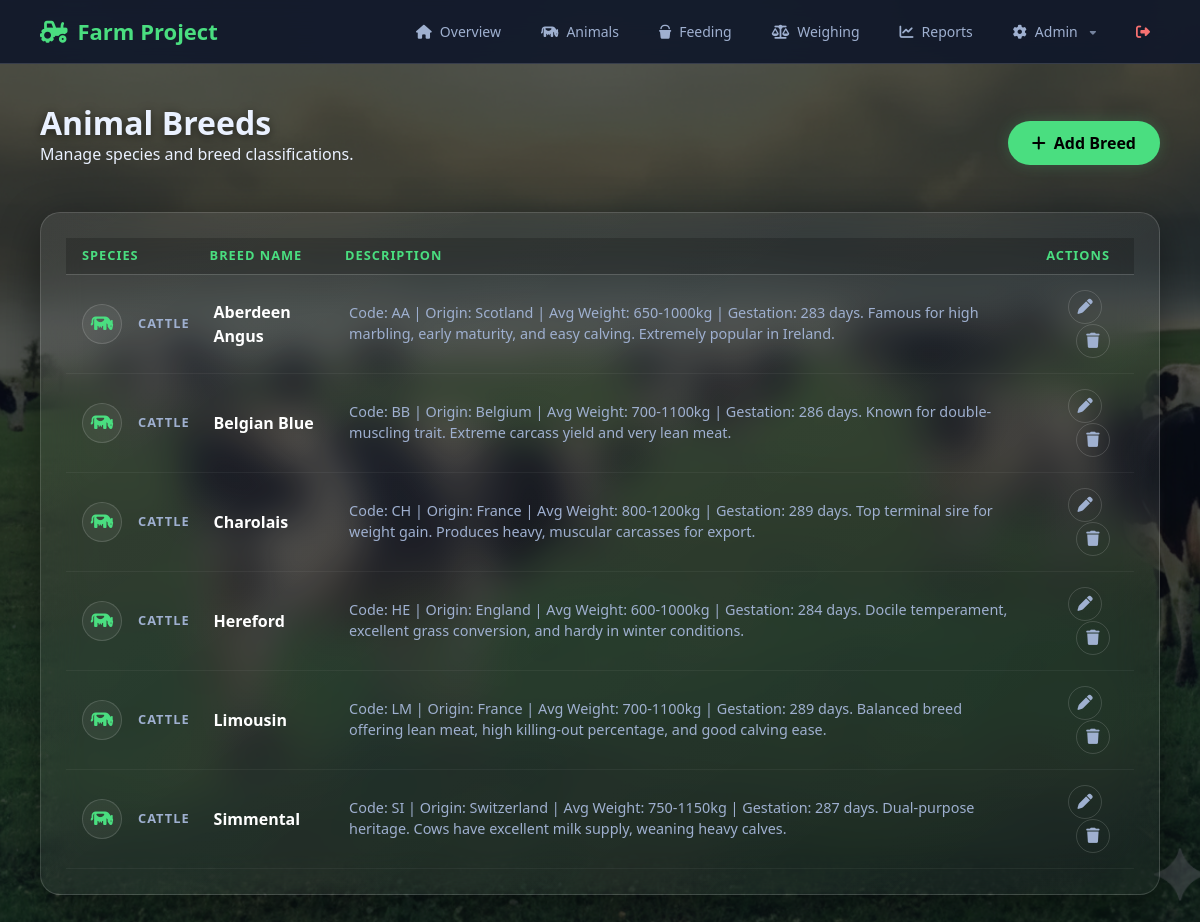
Screenshot of /breeds.php (signed in) with the database file from the repository.
### tables this page shows
CREATE TABLE `animal_types` (
  `type_id` int(11) NOT NULL,
  `species` enum('cattle','sheep','goat','pig','horse','other') NOT NULL DEFAULT 'cattle',
  `breed` varchar(100) NOT NULL,
  `description` text DEFAULT NULL
);

### breeds.php (the view, shortened to what this page needs)
<?php
require_once 'config.php';
?>
<!DOCTYPE html>
<html lang="en">
<head>
    <link href="https://cdn.jsdelivr.net/npm/bootstrap@5.3.0/dist/css/bootstrap.min.css" rel="stylesheet">
    <link href="https://cdnjs.cloudflare.com/ajax/libs/font-awesome/6.5.1/css/all.min.css" rel="stylesheet">
</head>
<body>
<header class="topbar">
    <a href="dashboard.php" class="brand"><i class="fa-solid fa-tractor"></i> Farm Project</a>
    <nav class="menu">
        <a href="dashboard.php" class="nav-link"><i class="fa-solid fa-house"></i> Overview</a>
        <a href="animal.php" class="nav-link"><i class="fa-solid fa-cow"></i> Animals</a>
        <a href="feeding.php" class="nav-link"><i class="fa-solid fa-bucket"></i> Feeding</a>
        <a href="weighing.php" class="nav-link"><i class="fa-solid fa-scale-balanced"></i> Weighing</a>
        <a href="reports.php" class="nav-link"><i class="fa-solid fa-chart-line"></i> Reports</a>
        <div class="dropdown">
            <button class="dropbtn">
                <i class="fa-solid fa-gear"></i> Admin <i class="fa-solid fa-caret-down" style="font-size:10px; margin-left:4px; opacity: 0.7;"></i>
            </button>
        </div>
        <a href="dashboard.php?logout=true" class="nav-link" style="color:#f87171 !important" title="Exit"><i class="fa-solid fa-right-from-bracket"></i></a>
    </nav>
</header>
<main class="main">
    <div class="page-header">
        <div>
            <h2>Animal Breeds</h2>
            <p>Manage species and breed classifications.</p>
        </div>
        <button class="btn btn-primary" onclick="openModal('new')">
            <i class="fa-solid fa-plus me-2"></i>Add Breed
        </button>
    </div>
    <div class="custom-card">
        <div class="table-responsive">
            <table class="table table-hover align-middle mb-0">
                <thead>
                    <tr>
                        <th class="ps-3">Species</th>
                        <th>Breed Name</th>
                        <th>Description</th>
                        <th class="text-end pe-4">Actions</th>
                    </tr>
                </thead>
                <tbody>
                    <?php
                    $result = $conn->query("SELECT * FROM animal_types ORDER BY species, breed");
                    if ($result && $result->num_rows > 0):
                        while($row = $result->fetch_assoc()):
                            $icon = 'fa-paw';
                            switch($row['species']) {
                                case 'cattle': $icon = 'fa-cow'; break;
                            }
                    ?>
                    <tr>
                        <td class="ps-3">
                            <div class="d-flex align-items-center gap-3">
                                <div class="species-badge"><i class="fa-solid <?= $icon ?>"></i></div>
                                <span style="text-transform:uppercase; font-weight:600; letter-spacing:1px; color:var(--muted); font-size:0.8rem;">
                                    <?= htmlspecialchars($row['species']) ?>
                                </span>
                            </div>
                        </td>
                        <td>
                            <div class="fw-bold text-white fs-6"><?= htmlspecialchars($row['breed']) ?></div>
                        </td>
                        <td>
                            <div style="color: var(--muted); font-size: 0.9rem; line-height: 1.4;">
                                <?= htmlspecialchars($row['description']) ?>
                            </div>
                        </td>
                        <td class="text-end pe-4">
                            <button class="action-btn me-2" onclick='openModal("edit", <?= json_encode($row) ?>)' title="Edit">
                                <i class="fa-solid fa-pen"></i>
                            </button>
                            <a href="?delete=<?= $row['type_id'] ?>" class="action-btn delete" onclick="return confirm('Delete this breed?');" title="Delete">
                                <i class="fa-solid fa-trash"></i>
                            </a>
                        </td>
                    </tr>
                    <?php endwhile;
                    else: ?>
                    <tr><td colspan="4" class="text-center py-5 text-muted">No breeds found.</td></tr>
                    <?php endif; ?>
                </tbody>
            </table>
        </div>
    </div>
</main>
</body>
</html>

### breeds.php (style rules this page uses)
:root { --brand: #4ade80; --bg-dark: #05070a; --panel: rgba(20, 26, 38, 0.85); --border: rgba(255, 255, 255, 0.15); --text: #eaf1ff; --muted: #9fb0d0; --input-bg: rgba(0, 0, 0, 0.4); }
body { background-color: var(--bg-dark); background-image: url('assets/img/dowloag.png'); background-size: cover; background-position: center; background-attachment: fixed; color: var(--text); font-family: "Segoe UI", sans-serif; overflow-x: hidden; }
body::before { content: ""; position: fixed; top: 0; left: 0; width: 100%; height: 100%; background: rgba(10, 15, 25, 0.7); z-index: -1; }
.topbar { background: rgba(15, 23, 42, 0.9); padding: 0 40px; height: 64px; display: flex; justify-content: space-between; align-items: center; border-bottom: 1px solid var(--border); backdrop-filter: blur(15px); position: sticky; top: 0; z-index: 1000; }
.brand { font-size: 22px; font-weight: 700; color: var(--brand); display:flex; gap:10px; align-items:center; text-decoration: none; }
.menu { display:flex; gap:20px; align-items:center; height: 100%; }
.menu a.nav-link { color: var(--muted); text-decoration:none; display:flex; gap:8px; align-items:center; font-size:14px; transition:.2s; height: 100%; padding: 0 10px; }
.dropdown { position: relative; display: flex; align-items: center; height: 100%; }
.dropbtn { background: transparent; color: var(--muted); font-size: 14px; border: none; cursor: pointer; display: flex; align-items: center; gap: 8px; font-family: inherit; transition: .2s; padding: 0 10px; height: 100%; }
.main { padding: 40px; min-height: calc(100vh - 64px); max-width: 1300px; margin: 0 auto; }
.page-header { display: flex; justify-content: space-between; align-items: center; margin-bottom: 30px; }
.page-header h2 { font-size: 32px; font-weight: 700; margin: 0; text-shadow: 0 2px 10px rgba(0,0,0,0.5); }
.custom-card { background: linear-gradient(145deg, rgba(255,255,255,0.08) 0%, rgba(255,255,255,0.03) 100%); backdrop-filter: blur(20px); border: 1px solid var(--border); border-radius: 20px; padding: 25px; box-shadow: 0 10px 40px rgba(0,0,0,0.4); }
.table { --bs-table-bg: transparent; --bs-table-color: var(--text); --bs-table-border-color: var(--border); margin-bottom: 0; }
.table thead th { border-bottom: 1px solid var(--border); color: var(--brand); font-weight: 700; text-transform: uppercase; font-size: 0.8rem; background: rgba(0,0,0,0.2); letter-spacing: 1px; }
.table tbody td { vertical-align: middle; border-bottom: 1px solid rgba(255,255,255,0.05); padding: 15px 12px; font-size: 0.95rem; }
.species-badge { width: 40px; height: 40px; border-radius: 50%; display: flex; align-items: center; justify-content: center; font-size: 18px; border: 1px solid var(--border); background: rgba(255,255,255,0.05); color: var(--brand); }
.btn-primary { background-color: var(--brand); border: none; color: #000; font-weight: 700; padding: 10px 24px; border-radius: 50px; box-shadow: 0 0 15px rgba(74, 222, 128, 0.2); transition: 0.3s; }
.action-btn { width: 34px; height: 34px; border-radius: 50%; display: inline-flex; align-items: center; justify-content: center; border: 1px solid var(--border); background: transparent; color: var(--muted); transition: 0.2s; text-decoration: none; }

### rows the page displays
animal_types: species "CATTLE", breed "Aberdeen Angus", description "Code: AA | Origin: Scotland | Avg Weight: 650-1000kg | Gestation: 283 days. Famous for high marbling, early maturity, and easy calving. Extremely popular in Ireland."
animal_types: species "CATTLE", breed "Belgian Blue", description "Code: BB | Origin: Belgium | Avg Weight: 700-1100kg | Gestation: 286 days. Known for double-muscling trait. Extreme carcass yield and very lean meat."
animal_types: species "CATTLE", breed "Charolais", description "Code: CH | Origin: France | Avg Weight: 800-1200kg | Gestation: 289 days. Top terminal sire for weight gain. Produces heavy, muscular carcasses for export."
animal_types: species "CATTLE", breed "Hereford", description "Code: HE | Origin: England | Avg Weight: 600-1000kg | Gestation: 284 days. Docile temperament, excellent grass conversion, and hardy in winter conditions."
animal_types: species "CATTLE", breed "Limousin", description "Code: LM | Origin: France | Avg Weight: 700-1100kg | Gestation: 289 days. Balanced breed offering lean meat, high killing-out percentage, and good calving ease."
animal_types: species "CATTLE", breed "Simmental", description "Code: SI | Origin: Switzerland | Avg Weight: 750-1150kg | Gestation: 287 days. Dual-purpose heritage. Cows have excellent milk supply, weaning heavy calves."
